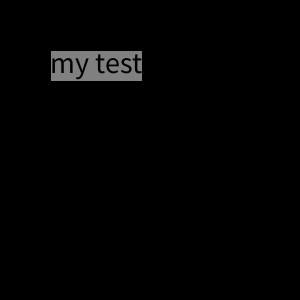
Frame 1 (no input)
Frame 60 (the mouse pressed at the canvas centre just before this capture): identical to frame 1, image omitted
Frame 120 (the mouse held since frame 60 and released just before this capture): identical to frame 1, image omitted

The Processing sketch that drew this single still picture (run headless with seeded random() and noise(); from frame 60 on, the mouse is pressed at the canvas centre):

// Processing sketch: buttondemo
// ── buttondemo.pde
// create global variables here
// create and load the new Sprite
Button b = new Button("my test");


// setup is
void setup() {  // this is run once.   
    // set the background color
    background(0);
    
    // canvas size (Variable aren't evaluated. Integers only, please.)
    size(300, 300); 
      
    // smooth edges
    smooth();
    
    // limit the number of frames per second
    frameRate(30);
    b.setPosition(50,50);
    b.setFontSize(30);   
} 

void draw() {  // this is run repeatedly.  

    // erase the background to black
    background(0);
    b.draw();
}

void mousePressed() {
  if (b.clickedIn(mouseX,mouseY)) {
    b.toggle();
  }
}


// ── button.pde
class Button {
   String label;
   boolean pressed = false;
   int x = 10;
   int y = 10;
   int fontSize = 28;
   
   Button(String s) {
     label = s;
   }
   void setFontSize(int size) {
     fontSize = size;
   }
   void setPosition(int left,int top) {
     x = left;
     y = top;
   }
   
   void draw() {
     textSize(fontSize);
     float width = textWidth(label);
     if (pressed) {
       fill(0,255,0);
     }
     else {
       fill(128);
     }
     rect(x,y,width,textHeight() + 4);
     fill(0);
     text(label,x,y + 2 + textAscent() );
   }
   
   float textHeight() {
     textSize(fontSize);
     return textAscent() + textDescent();
   }
   
   boolean clickedIn(int mx, int my) {
     textSize(fontSize);
     float width = textWidth(label);
     if ((mx >= x) && (mx <= (x + width))) {
       if ((my >= y) && (my <= (my + (textHeight() + 4)))) {
          return true;
       }
     }
    return false;
   } 

   void toggle() {
      pressed = ! pressed;
   }
  
}
